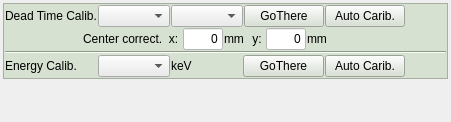
          <widget class="QWidget" name="tab_4">
           <attribute name="title">
            <string>SSD Calibration</string>
           </attribute>
           <layout class="QGridLayout" name="gridLayout_48">
            <property name="leftMargin">
             <number>3</number>
            </property>
            <property name="topMargin">
             <number>3</number>
            </property>
            <property name="rightMargin">
             <number>3</number>
            </property>
            <property name="bottomMargin">
             <number>3</number>
            </property>
            <property name="spacing">
             <number>1</number>
            </property>
            <item row="0" column="0">
             <widget class="QFrame" name="frame_42">
              <property name="sizePolicy">
               <sizepolicy hsizetype="Preferred" vsizetype="Preferred">
                <horstretch>0</horstretch>
                <verstretch>0</verstretch>
               </sizepolicy>
              </property>
              <property name="styleSheet">
               <string notr="true">background-color: rgb(215, 225, 210);</string>
              </property>
              <property name="frameShape">
               <enum>QFrame::StyledPanel</enum>
              </property>
              <property name="frameShadow">
               <enum>QFrame::Raised</enum>
              </property>
              <layout class="QGridLayout" name="gridLayout_80">
               <property name="leftMargin">
                <number>1</number>
               </property>
               <property name="topMargin">
                <number>1</number>
               </property>
               <property name="rightMargin">
                <number>1</number>
               </property>
               <property name="bottomMargin">
                <number>1</number>
               </property>
               <property name="spacing">
                <number>1</number>
               </property>
               <item row="0" column="0">
                <widget class="QLabel" name="label_161">
                 <property name="text">
                  <string>Dead Time Calib.</string>
                 </property>
                </widget>
               </item>
               <item row="0" column="1">
                <widget class="QComboBox" name="AttChSelect">
                 <property name="sizePolicy">
                  <sizepolicy hsizetype="Preferred" vsizetype="Preferred">
                   <horstretch>0</horstretch>
                   <verstretch>0</verstretch>
                  </sizepolicy>
                 </property>
                 <property name="styleSheet">
                  <string notr="true">background-color: rgb(235, 235, 235);</string>
                 </property>
                </widget>
               </item>
               <item row="3" column="9">
                <spacer name="horizontalSpacer_27">
                 <property name="orientation">
                  <enum>Qt::Horizontal</enum>
                 </property>
                 <property name="sizeHint" stdset="0">
                  <size>
                   <width>40</width>
                   <height>20</height>
                  </size>
                 </property>
                </spacer>
               </item>
               <item row="0" column="5" colspan="2">
                <widget class="QPushButton" name="AttenMoveTo">
                 <property name="sizePolicy">
                  <sizepolicy hsizetype="Minimum" vsizetype="Preferred">
                   <horstretch>0</horstretch>
                   <verstretch>0</verstretch>
                  </sizepolicy>
                 </property>
                 <property name="styleSheet">
                  <string notr="true"/>
                 </property>
                 <property name="text">
                  <string>GoThere</string>
                 </property>
                </widget>
               </item>
               <item row="0" column="7" colspan="2">
                <widget class="QPushButton" name="DTAutoCalib">
                 <property name="sizePolicy">
                  <sizepolicy hsizetype="Minimum" vsizetype="Preferred">
                   <horstretch>0</horstretch>
                   <verstretch>0</verstretch>
                  </sizepolicy>
                 </property>
                 <property name="styleSheet">
                  <string notr="true"/>
                 </property>
                 <property name="text">
                  <string>Auto Carib.</string>
                 </property>
                </widget>
               </item>
               <item row="3" column="0">
                <widget class="QLabel" name="label_162">
                 <property name="text">
                  <string>Energy Calib.</string>
                 </property>
                </widget>
               </item>
               <item row="3" column="1">
                <widget class="QComboBox" name="EnergySelect">
                 <property name="sizePolicy">
                  <sizepolicy hsizetype="Preferred" vsizetype="Preferred">
                   <horstretch>0</horstretch>
                   <verstretch>0</verstretch>
                  </sizepolicy>
                 </property>
                 <property name="styleSheet">
                  <string notr="true">background-color: rgb(235, 235, 235);</string>
                 </property>
                </widget>
               </item>
               <item row="3" column="4" colspan="3">
                <widget class="QPushButton" name="EnergyMoveTo">
                 <property name="sizePolicy">
                  <sizepolicy hsizetype="Minimum" vsizetype="Preferred">
                   <horstretch>0</horstretch>
                   <verstretch>0</verstretch>
                  </sizepolicy>
                 </property>
                 <property name="styleSheet">
                  <string notr="true"/>
                 </property>
                 <property name="text">
                  <string>GoThere</string>
                 </property>
                </widget>
               </item>
               <item row="3" column="7" colspan="2">
                <widget class="QPushButton" name="SSDEngAutoCalib">
                 <property name="sizePolicy">
                  <sizepolicy hsizetype="Minimum" vsizetype="Preferred">
                   <horstretch>0</horstretch>
                   <verstretch>0</verstretch>
                  </sizepolicy>
                 </property>
                 <property name="styleSheet">
                  <string notr="true"/>
                 </property>
                 <property name="text">
                  <string>Auto Carib.</string>
                 </property>
                </widget>
               </item>
               <item row="0" column="9">
                <spacer name="horizontalSpacer_5">
                 <property name="orientation">
                  <enum>Qt::Horizontal</enum>
                 </property>
                 <property name="sizeHint" stdset="0">
                  <size>
                   <width>40</width>
                   <height>20</height>
                  </size>
                 </property>
                </spacer>
               </item>
               <item row="3" column="3">
                <spacer name="horizontalSpacer_28">
                 <property name="orientation">
                  <enum>Qt::Horizontal</enum>
                 </property>
                 <property name="sizeHint" stdset="0">
                  <size>
                   <width>40</width>
                   <height>20</height>
                  </size>
                 </property>
                </spacer>
               </item>
               <item row="3" column="2">
                <widget class="QLabel" name="label_164">
                 <property name="text">
                  <string>keV</string>
                 </property>
                </widget>
               </item>
               <item row="0" column="2" colspan="3">
                <widget class="QComboBox" name="AttenSelect">
                 <property name="sizePolicy">
                  <sizepolicy hsizetype="Preferred" vsizetype="Preferred">
                   <horstretch>0</horstretch>
                   <verstretch>0</verstretch>
                  </sizepolicy>
                 </property>
                 <property name="styleSheet">
                  <string notr="true">background-color: rgb(235, 235, 235);</string>
                 </property>
                </widget>
               </item>
               <item row="2" column="0" colspan="10">
                <widget class="Line" name="line_11">
                 <property name="sizePolicy">
                  <sizepolicy hsizetype="Minimum" vsizetype="Preferred">
                   <horstretch>0</horstretch>
                   <verstretch>0</verstretch>
                  </sizepolicy>
                 </property>
                 <property name="orientation">
                  <enum>Qt::Horizontal</enum>
                 </property>
                </widget>
               </item>
               <item row="1" column="0" colspan="9">
                <layout class="QHBoxLayout" name="horizontalLayout_10">
                 <item>
                  <spacer name="horizontalSpacer_24">
                   <property name="orientation">
                    <enum>Qt::Horizontal</enum>
                   </property>
                   <property name="sizeHint" stdset="0">
                    <size>
                     <width>40</width>
                     <height>20</height>
                    </size>
                   </property>
                  </spacer>
                 </item>
                 <item>
                  <widget class="QLabel" name="label_14">
                   <property name="text">
                    <string>Center correct.  x: </string>
                   </property>
                  </widget>
                 </item>
                 <item>
                  <widget class="QLineEdit" name="AttDx">
                   <property name="sizePolicy">
                    <sizepolicy hsizetype="Preferred" vsizetype="Preferred">
                     <horstretch>0</horstretch>
                     <verstretch>0</verstretch>
                    </sizepolicy>
                   </property>
                   <property name="maximumSize">
                    <size>
                     <width>40</width>
                     <height>16777215</height>
                    </size>
                   </property>
                   <property name="styleSheet">
                    <string notr="true">background-color: rgb(255, 255, 255);</string>
                   </property>
                   <property name="text">
                    <string>0</string>
                   </property>
                   <property name="alignment">
                    <set>Qt::AlignRight|Qt::AlignTrailing|Qt::AlignVCenter</set>
                   </property>
                  </widget>
                 </item>
                 <item>
                  <widget class="QLabel" name="label_19">
                   <property name="text">
                    <string>mm  </string>
                   </property>
                  </widget>
                 </item>
                 <item>
                  <widget class="QLabel" name="label_38">
                   <property name="text">
                    <string>y: </string>
                   </property>
                   <property name="alignment">
                    <set>Qt::AlignRight|Qt::AlignTrailing|Qt::AlignVCenter</set>
                   </property>
                  </widget>
                 </item>
                 <item>
                  <widget class="QLineEdit" name="AttDy">
                   <property name="sizePolicy">
                    <sizepolicy hsizetype="Preferred" vsizetype="Preferred">
                     <horstretch>0</horstretch>
                     <verstretch>0</verstretch>
                    </sizepolicy>
                   </property>
                   <property name="maximumSize">
                    <size>
                     <width>40</width>
                     <height>16777215</height>
                    </size>
                   </property>
                   <property name="styleSheet">
                    <string notr="true">background-color: rgb(255, 255, 255);</string>
                   </property>
                   <property name="text">
                    <string>0</string>
                   </property>
                   <property name="alignment">
                    <set>Qt::AlignRight|Qt::AlignTrailing|Qt::AlignVCenter</set>
                   </property>
                  </widget>
                 </item>
                 <item>
                  <widget class="QLabel" name="label_20">
                   <property name="text">
                    <string>mm</string>
                   </property>
                  </widget>
                 </item>
                 <item>
                  <spacer name="horizontalSpacer_22">
                   <property name="orientation">
                    <enum>Qt::Horizontal</enum>
                   </property>
                   <property name="sizeHint" stdset="0">
                    <size>
                     <width>40</width>
                     <height>20</height>
                    </size>
                   </property>
                  </spacer>
                 </item>
                </layout>
               </item>
              </layout>
             </widget>
            </item>
            <item row="1" column="0">
             <spacer name="verticalSpacer_10">
              <property name="orientation">
               <enum>Qt::Vertical</enum>
              </property>
              <property name="sizeHint" stdset="0">
               <size>
                <width>20</width>
                <height>40</height>
               </size>
              </property>
             </spacer>
            </item>
           </layout>
          </widget>
